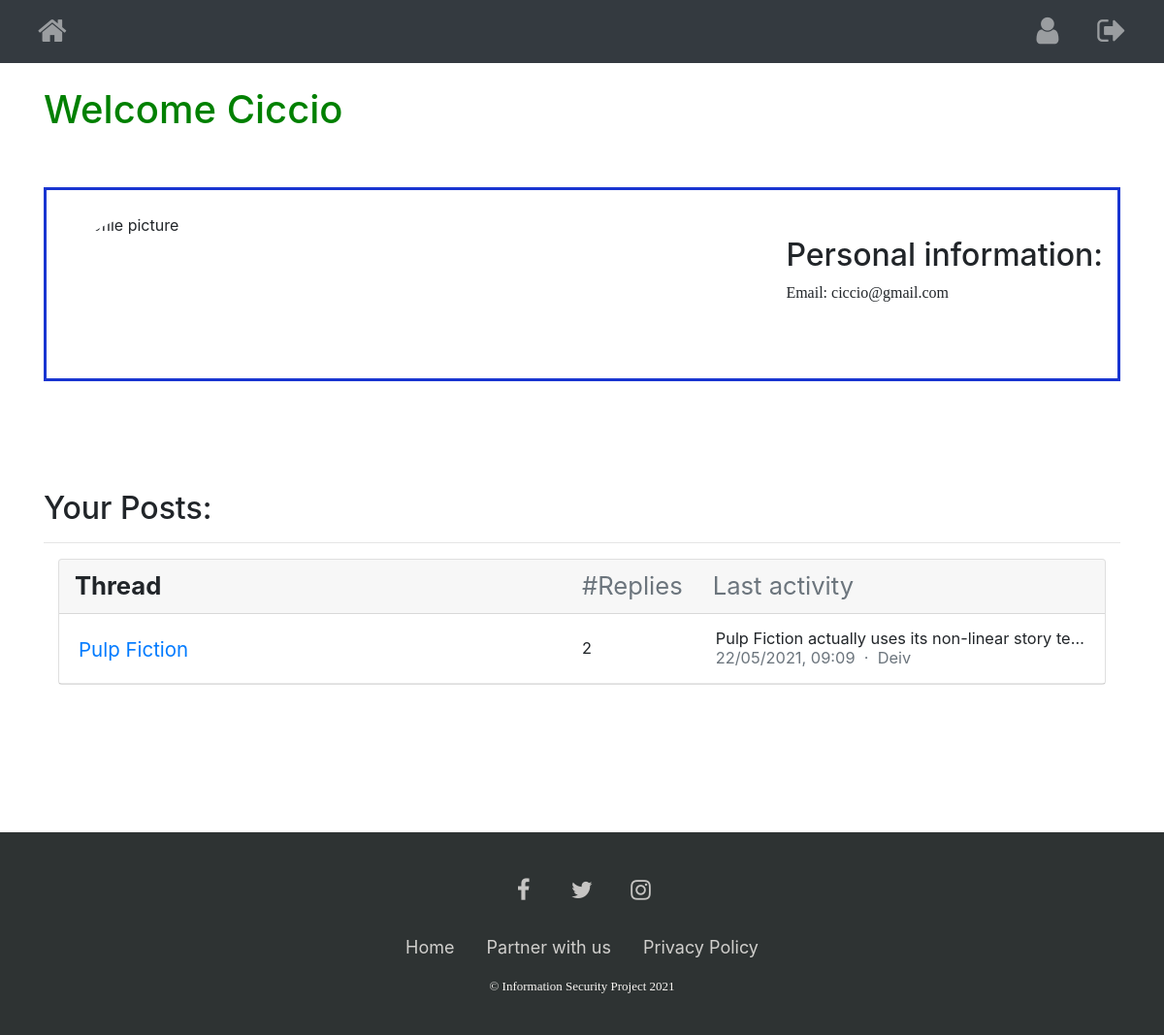
The app's page /profile (signed in) with its own data.
### website/models.py (models this page shows)
class User(db.Model, UserMixin):
    id = db.Column(db.Integer, primary_key=True)
    email = db.Column(db.String(150), unique=True)
    password = db.Column(db.String(150))
    username = db.Column(db.String(150))
    posts = db.relationship('Post') # every time we create a post, add to a list the post_id and the associated user
    comments = db.relationship('Comment') # every time we create a post, add to a list the post_id and the associated user

class Post(db.Model):
    id = db.Column(db.Integer, primary_key=True)
    post_date = db.Column(db.DateTime(timezone=True), default=func.now())
    post_title = db.Column(db.String(200))
    post_text = db.Column(db.String(20000))
    post_image = db.Column(db.String(500)) #url
    user_id = db.Column(db.Integer, db.ForeignKey('user.id'))
    comments = db.relationship('Comment') # every time we create a post, add to a list the post_id and the associated post (?)

class Comment(db.Model, UserMixin):
    id = db.Column(db.Integer, primary_key=True)
    user_id = db.Column(db.Integer, db.ForeignKey('user.id'))
    post_id = db.Column(db.Integer, db.ForeignKey('post.id'))
    comment_text = db.Column(db.String(10000))
    comment_time = db.Column(db.DateTime(timezone=True), default=func.now())

### website/auth.py (the view)
@auth.route("/profile")
@login_required
def profile():
    postID_totalComments_dict = dict()
    postID_LastComment_dict = dict()
    for post in current_user.posts:
        totalComments = 0
        for comment in post.comments:
            totalComments += 1
        if len(post.comments) > 0:
            lastComment = post.comments[-1]
            postID_LastComment_dict.update({post.id : [lastComment.comment_text, lastComment.comment_time, User.query.get(lastComment.user_id).username]})
        postID_totalComments_dict.update({post.id: totalComments})
    print(postID_LastComment_dict)
    return render_template("profile.html", user=current_user, totalCommentXPost=postID_totalComments_dict, lastActivityInfo=postID_LastComment_dict)

### website/__init__.py (called while the page is built)
def create_app():
    app = Flask(__name__)
    app.config['SECRET_KEY'] = '0631188pa0b13ce0c676ader280ba245'  #for securing session data
    app.config['SQLALCHEMY_DATABASE_URI'] = f'sqlite:///{DB_NAME}'
    app.config['WTF_CSFR_ENABLED'] =True
    db.init_app(app)
    from .views import views
    from .auth import auth
    app.register_blueprint(views, url_prefix="/")
    app.register_blueprint(auth, url_prefix="/")
    from .models import User, Post, Comment
    create_database(app)
    login_manager = LoginManager(app)
    login_manager.login_view = 'auth.login'
    login_manager.login_message_category = 'info'
    login_manager.init_app(app)
    csrf = CSRFProtect()
    csrf.init_app(app)
    @login_manager.user_loader
    def load_user(id):
        return User.query.get(int(id)) #get is similar to filter_by, by defaults its gonna look for the primary key
    return app

### website/templates/profile.html (shortened to what this page needs)
{% extends "base.html" %} {% block title %}Profile{% endblock %}
{% block
content %}
<div>
    <h1>Welcome {{user.username}}</h1>
    <br>
</div>
<br>
<div class="container-fluid" style="border-style: solid solid solid solid ; border-width: 3px;	border-color:#1935d1; width: max-width; height: 200px;"
    data-column="80">
    <br>
    <div style="float:left;">
        <img src="https://i.stack.imgur.com/l60Hf.png" alt="profile picture"
            style="border-radius: 50%; float:left; cursor: pointer; cursor: hand; border: 0;" width="200" height="150">
    </div>
    <br>
    <div style="float: right;">
        <h2>Personal information:</h2>
        <p>Email: {{user.email}}</p>
    </div>
    <br>
</div>
<br><br>
<h2 style="padding-bottom: 2em; padding-top: 2em;  margin: auto;
">Your Posts: {% if user.posts|length < 1 %} Actually, there are no posts yet </h2>
        {% else %}
        <hr>
        <div class="container-fluid mt-100">
            <div class="row">
                <div class="col-md-12">
                    <div class="card mb-3">
                        <div class="card-header pr-0 pl-0">
                            <div class="row no-gutters align-items-center w-100">
                                <div class="small col font-weight-bold pl-3">Thread</div>
                                <div class="d-none d-md-block col-6 text-muted">
                                    <div class="small row no-gutters align-items-center">
                                        <div class="col-3">#Replies</div>
                                        <div class="col-6">Last activity</div>
                                    </div>
                                </div>
                            </div>
                        </div>
                        {% for post in user.posts %}
                        <div class="card-body py-3">
                            <div class=" small row no-gutters align-items-center">
                                <div class="col"><a href="/post/{{post.id}}" class="small font-weight-semibold"
                                        data-abc="true">{{post.post_title}}</a></div>
                                <div class="small d-none d-md-block col-6">
                                    <div class="small row no-gutters align-items-center">
                                        <div class="col-3">{{totalCommentXPost.get(post.id)}}</div>
                                        <div class="col-9">
                                            <div class="flex-truncate ml-2">
                                                {% if lastActivityInfo.get(post.id)[0] %}
                                                <a class="d-block text-truncate" data-abc="true"
                                                    style="text-overflow: ellipsis; overflow: hidden; white-space: nowrap;">{{lastActivityInfo.get(post.id)[0]}}</a>
                                                <div class="text-muted text-truncate">
                                                    {{lastActivityInfo.get(post.id)[1].strftime("%d/%m/%Y, %H:%M")}}
                                                    &nbsp;·&nbsp;
                                                    <a href="" class="text-muted"
                                                        data-abc="true">{{lastActivityInfo.get(post.id)[2]}}</a>
                                                </div>
                                                {% endif %}
                                            </div>
                                        </div>
                                    </div>
                                </div>
                            </div>
                        </div>
                        <hr class="m-0">
                        {% endfor %}
                    </div>
                </div>
            </div>
        </div>
        {% endif %}
        {% endblock %}

### website/static/main.css (style rules this page uses)
h1 { color: green; font-weight: bold; }
p { font-family: 'Times New Roman', Times, serif; font-weight: lighter; }

### records on screen
User: username "Ciccio", email "ciccio@gmail.com"
Post: post_title "Pulp Fiction", get "2"
Comment: comment_text "Pulp Fiction actually uses its non-linear story te…", get "22/05/2021, 09:09"
User: username "Deiv"
